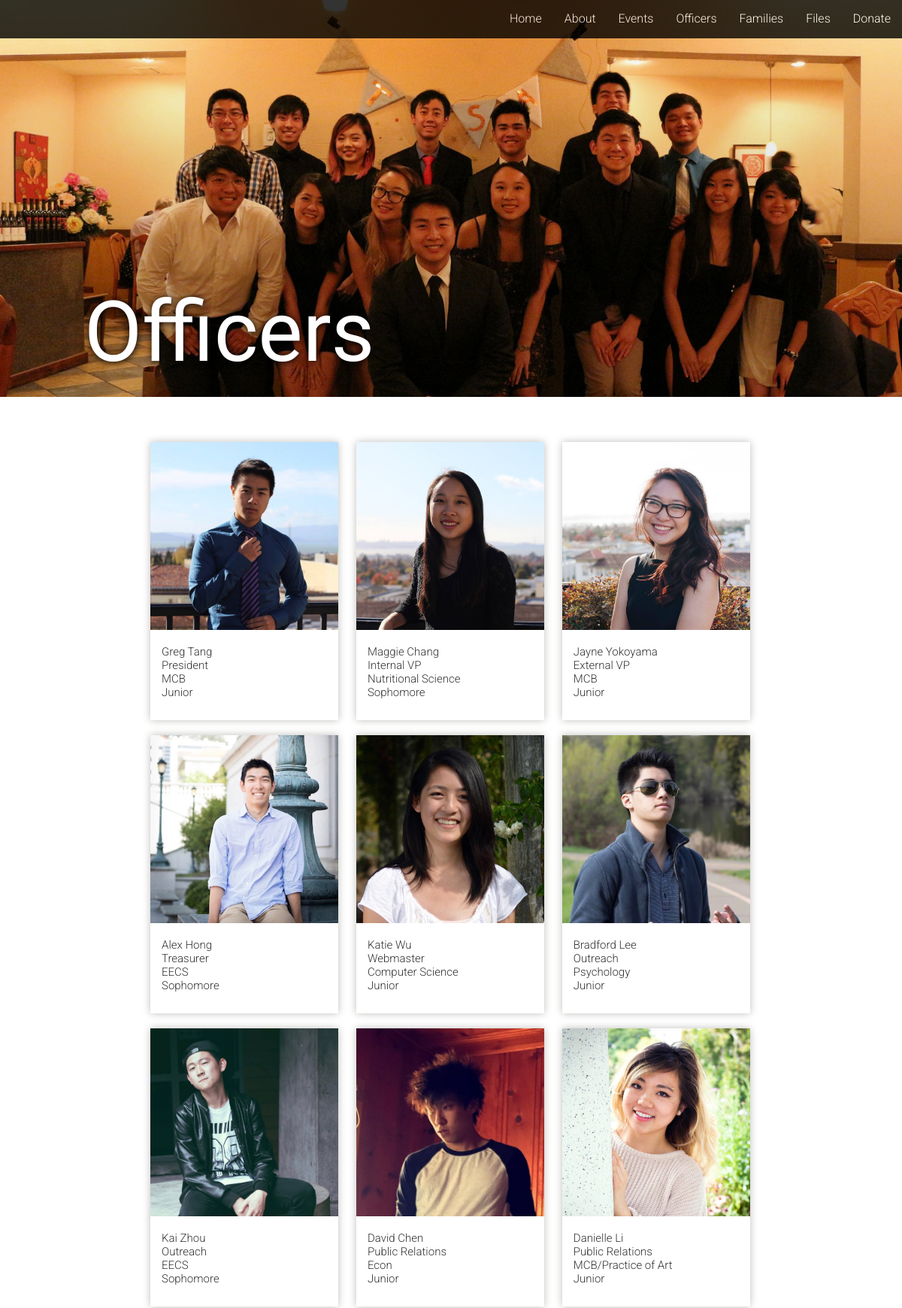
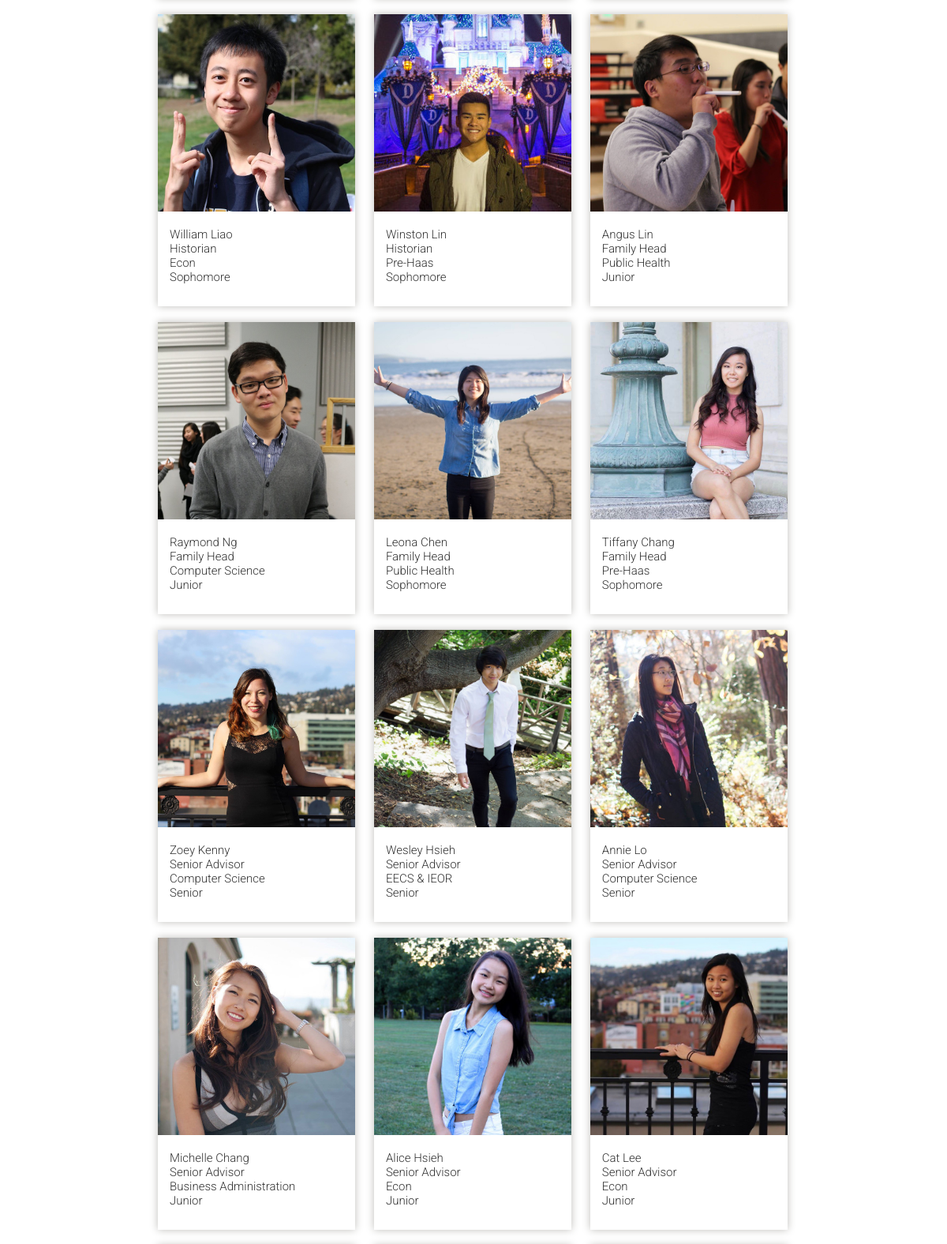
The app's page /officers (upper part) with its own data (2 pictures, top to bottom).
### tables this page shows
CREATE TABLE officers (
	id integer primary key autoincrement,
	name text not null,
	year integer not null,
	major text not null,
	quote text not null,
	description text not null,
	image_url text not null,
	position text not null,
	href text not null
);

### tasa_website.py (the view)
@app.route('/officers', methods=['GET'])
def officer_list():
    query = 'select * from officers order by id'
    officers = query_db(query)
    return render_template('officers.html', officers=officers)

### tasa_website.py (called while the page is built)
def connect_db():
    return sqlite3.connect(app.config['DATABASE'])

@app.before_request
def before_request():
    g.db = connect_db()
    g.db.row_factory = sqlite3.Row

@app.teardown_request
def teardown_request(exception):
    db = getattr(g, 'db', None)
    if db is not None:
        db.close()

def query_db(query, args=(), one=False):
    cur = g.db.execute(query, args)
    rv = cur.fetchall()
    cur.close()
    return (rv[0] if rv else None) if one else rv

### templates/officers.html (shortened to what this page needs)
{% extends "base.html" %}
	{% block content %}
	<div id="slide1" class="officer-splash">
        <div class="officer-title noselect">
          Officers
        </div>
    </div>
        <div class="container">
             <div class="officer-member-container">
                {% for officer in officers %}
                <div onmouseover="this.style.cursor='pointer'" class="officer-member grow" data-toggle="modal" data-target="#{{officer.id}}">
                        <img class="officer-member-picture" src="{{ officer.image_url }}"></img>
                        <div class="officer-member-info">
                            <span class="name">{{ officer.name }}</span>
                            <span class="position_name">{{ officer.position }}</span>
                            <span class="major">{{ officer.major }}</span>
                            <span class="year">{{ officer.year }}</span>
                        </div>
                    </div>
                {% endfor %}
            </div>
        </div>
    {% endblock %}

### static/css/tasa.css (style rules this page uses)
body { font-size: 16px; font-family: 'Roboto', sans-serif; font-weight: 300; margin: 0; padding: 0; width: 100%; line-height: 200%; }
.noselect { -webkit-touch-callout: none; -webkit-user-select: none; -khtml-user-select: none; -moz-user-select: none; -ms-user-select: none; user-select: none; }
.officer-splash { font-family: 'Yantramanav', sans-serif; display: block; background-position: 0% 30%; background-size: cover; height: 33em; width: 100%; background-image: -webkit-linear-gradient(top, rgba(0, 0, 0, 0.0), rgba(0, 0, 0, 0.2)), url("../images/sp16cabinet.jpg"); background-image: linear-gradient( to bottom, rgba(0, 0, 0, 0.0), rgba(0, 0, 0, 0.2) ), url("../images/sp16cabinet.jpg"); }
.officer-title { color: white; font-size: 7em; padding-top: 3.80em; padding-left: 1em; text-shadow: 1px 1px 10px #000000; }
.officer-member-container { min-height: 300px; width: 820px; margin: 0 auto; float: none; display: block; padding: 50px 0; }
.officer-member { width: 250px; height: 370px; background-color:white; position: relative; display: inline-block; margin: 10px; box-shadow: 0 0 10px #bfbeba; }
.officer-member-picture { width: 100%; height: 250px; margin-bottom: 5px; }
.officer-member-info { padding: 15px; font-size: 15px; line-height: 1.2; }
.officer-member span { display: block; }
.grow { transition: all .2s ease-in-out; }

### records on screen
officers: image_url (picture), name "Greg Tang", position "President", major "MCB", year "Junior"
officers: image_url (picture), name "Maggie Chang", position "Internal VP", major "Nutritional Science", year "Sophomore"
officers: image_url (picture), name "Jayne Yokoyama", position "External VP", major "MCB", year "Junior"
officers: image_url (picture), name "Alex Hong", position "Treasurer", major "EECS", year "Sophomore"
officers: image_url (picture), name "Katie Wu", position "Webmaster", major "Computer Science", year "Junior"
officers: image_url (picture), name "Bradford Lee", position "Outreach", major "Psychology", year "Junior"
officers: image_url (picture), name "Kai Zhou", position "Outreach", major "EECS", year "Sophomore"
officers: image_url (picture), name "David Chen", position "Public Relations", major "Econ", year "Junior"
officers: image_url (picture), name "Danielle Li", position "Public Relations", major "MCB/Practice of Art", year "Junior"
officers: image_url (picture), name "William Liao", position "Historian", major "Econ", year "Sophomore"
officers: image_url (picture), name "Winston Lin", position "Historian", major "Pre-Haas", year "Sophomore"
officers: image_url (picture), name "Angus Lin", position "Family Head", major "Public Health", year "Junior"
officers: image_url (picture), name "Raymond Ng", position "Family Head", major "Computer Science", year "Junior"
officers: image_url (picture), name "Leona Chen", position "Family Head", major "Public Health", year "Sophomore"
officers: image_url (picture), name "Tiffany Chang", position "Family Head", major "Pre-Haas", year "Sophomore"
officers: image_url (picture), name "Zoey Kenny", position "Senior Advisor", major "Computer Science", year "Senior"
officers: image_url (picture), name "Wesley Hsieh", position "Senior Advisor", major "EECS & IEOR", year "Senior"
officers: image_url (picture), name "Annie Lo", position "Senior Advisor", major "Computer Science", year "Senior"
officers: image_url (picture), name "Michelle Chang", position "Senior Advisor", major "Business Administration", year "Junior"
officers: image_url (picture), name "Alice Hsieh", position "Senior Advisor", major "Econ", year "Junior"
officers: image_url (picture), name "Cat Lee", position "Senior Advisor", major "Econ", year "Junior"
